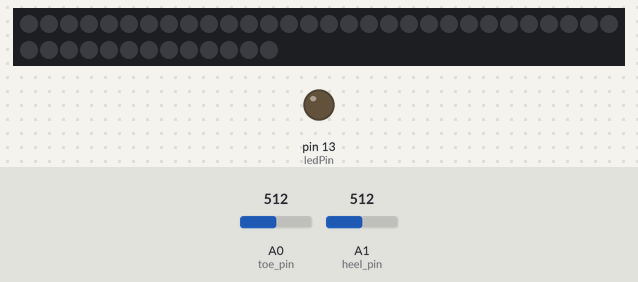
The sketch below on a simulated Arduino Uno, built with avr-gcc and run on an emulated ATmega328P. On the bench: 43 RGB LEDs in strip order, left to right, continuing on the next row, output pins drawn as LEDs (lit = HIGH). The test bench sets the inputs (shaded band); at power-on: A0 (toe_pin) = 512, A1 (heel_pin) = 512.

Above: at 1.2 s.
1.3 s: A0 (toe_pin) set to 414
2.8 s: A0 (toe_pin) set to 385
At 4.1 s:
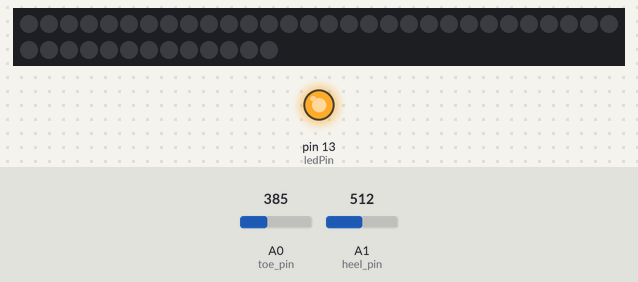
4.5 s: A0 (toe_pin) set to 434
6.0 s: A0 (toe_pin) set to 460
At 6.5 s:
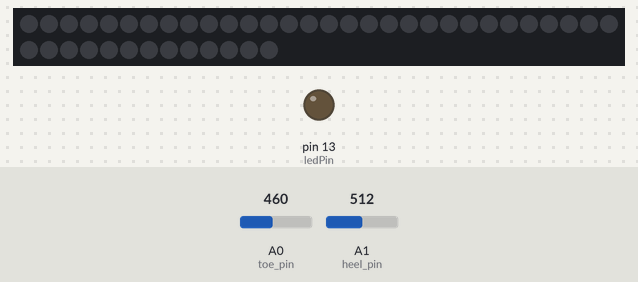
7.5 s: A1 (heel_pin) set to 414
9.0 s: A1 (heel_pin) set to 393
At 9.7 s:
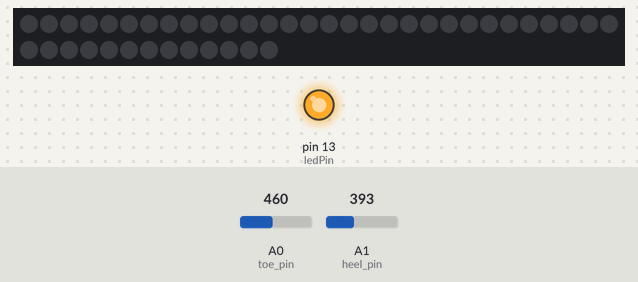
Timing chart, 0 to 11.7 s (numbered marks = the images above; inputs shaded):
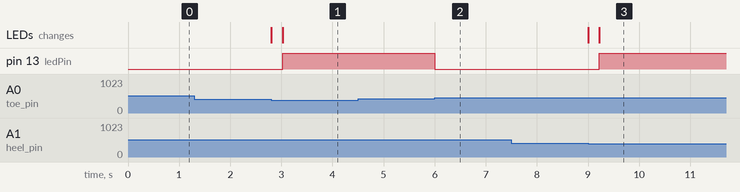

Measured:
- the behaviour switches between 400 and 399 on A0 (toe_pin) (found by bisection; images 0 and 1)
- the behaviour switches between 449 and 450 on A0 (toe_pin) (found by bisection; images 1 and 2)
- the behaviour switches between 400 and 399 on A1 (heel_pin) (found by bisection; images 2 and 3)
- after the input at 1.3 s, every drawn part: stays the same
- after the input at 2.8 s, pin 13 (ledPin): LOW → HIGH after 0.23 s; the LEDs: first change at once (image 1 shows a later state)
- after the input at 4.5 s, every drawn part: stays the same
- after the input at 6.0 s, pin 13 (ledPin): HIGH → LOW at once
- after the input at 7.5 s, every drawn part: stays the same
- after the input at 9.0 s, pin 13 (ledPin): LOW → HIGH after 0.22 s; the LEDs: first change at once (image 3 shows a later state)

The sketch:

light_shoes.ino
```cpp
#include <Adafruit_NeoPixel.h>
#include <avr/sleep.h>
#define STRIP_PIN 6

// Parameter 1 = number of pixels in strip
// Parameter 2 = Arduino pin number (most are valid)
// Parameter 3 = pixel type flags, add together as needed:
//   NEO_KHZ800  800 KHz bitstream (most NeoPixel products w/WS2812 LEDs)
//   NEO_KHZ400  400 KHz (classic 'v1' (not v2) FLORA pixels, WS2811 drivers)
//   NEO_GRB     Pixels are wired for GRB bitstream (most NeoPixel products)
//   NEO_RGB     Pixels are wired for RGB bitstream (v1 FLORA pixels, not v2)
Adafruit_NeoPixel strip = Adafruit_NeoPixel(43, STRIP_PIN, NEO_GRB + NEO_KHZ800);

// IMPORTANT: To reduce NeoPixel burnout risk, add 1000 uF capacitor across
// pixel power leads, add 300 - 500 Ohm resistor on first pixel's data input
// and minimize distance between Arduino and first pixel.  Avoid connecting
// on a live circuit...if you must, connect GND first.

//The heel and tow pad have ~1000 ohm resistance when nnot pressed and 15 ohms when pressed.
//A 50 ohm resistor is used in a voltage divider with the preasure sensors.
//There is avolatge dividor with a 10k and 5k to lower the lipo voltage tobe  less then 5V.

//Pin out
//A0 toe sensor
//A1 heel sensor
//A4 battery voltage divider
//D6 is the output pin for the light strip
//D13 used the onboard LED to say when the loop is blocked because a sensor


const int toe_pin = A0;  // toe pressure sensor
const int heel_pin = A1;  // toe pressure sensor
const int battery_pin = A4; //voltage divider for battery
const int ledPin = 13;
//pin for LED strip data line is D6

const int thresh_toe = 400;
const int thresh_heel = 400;

boolean toe_bool = false;
boolean heel_bool = false;
boolean armed = false;

int toe_value = 0;
int heel_value = 0;

int steps = 0;
double counter = 0;


//double brightness[] = {100, 30, 15, 10, 8, 6, 2};
double brightness[] = {40, 10, 6, 2, 0, 0, 0};


void setup() {
  strip.begin();
  strip.show(); // Initialize all pixels to 'off'
  Serial.begin(9600);
  pinMode(ledPin, OUTPUT);
  //rainbowCycle(0);

  //UNCOMMENT THESE LINES FOR NORMAL USE WITH BATTERY MONITORING
  //battery_check();
  //intro();

  //USE EXTERNAL ANALOG REFERENCE
  //analogReference(EXTERNAL); //connect 3.3V to AREF

  //delay(500);

}

void intro(){
  colorWipe(strip.Color(8,8,0), 20);
  theaterChase(strip.Color(8, 8, 0), 50);
  colorWipe(0, 0);
}

void loop(){


  //heel_hit();
  //back_and_forth();
  //toe_hit();
  //fireball_belt();

  //battery_check();
  read_sensor();

  //DEBUG SERIAL CODE
  //Serial.print(toe_bool);
  //Serial.print("   ");
  //Serial.println(heel_bool);

     if (heel_bool==true){
       heel_hit();
     }

     if (toe_bool==true){
       toe_hit();
     }

  //delay(500);
}


void read_sensor(){
  int temp_toe = 0;
  int temp_heel = 0;
  toe_value = analogRead(toe_pin);
  heel_value = analogRead(heel_pin);

  // add a threshold for disarming
  if (armed == true){
      temp_toe = thresh_toe + 50;
      temp_heel= thresh_heel + 50;
  }else{
      temp_toe = thresh_toe;
      temp_heel = thresh_heel;
  }

  if (toe_value >=temp_toe)
     toe_bool = false; // toe press sensed
  else
     toe_bool = true;

  if (heel_value >=temp_heel)
     heel_bool = false; // heel press sensed
  else
     heel_bool = true;

  //disbale heel
  //heel_bool = false; //no heel hooked up
}


void rearm(){
  boolean temp = true;
  //Serial.println("hold for rearm");
  while(temp){
     read_sensor();
     if( heel_bool || toe_bool ){
        temp = true; //stay in loop because foot has not left ground yet
     }
     else{
        temp = false;  // foot ready to be rearmed
        digitalWrite(ledPin, LOW);
        armed = false;
     }
     //Serial.print( heel_bool);
     //Serial.println( toe_bool);
     //delay(500);
  }
  delay(50); // wait for rearm
  counter++;
  //Serial.print("rearmed ");
  //Serial.println(counter);
}


//start_bit0 to end_bit0 is accending
//start_bit1 to end_bit1 is decending

void send_ball(int start_bit0, int end_bit0, int start_bit1, int end_bit1, int wait){  // send ball backward (toe step)
    int i=start_bit0;
    int i2=start_bit1;

    //each ball and each tain must be calculated
    for(int t = start_bit0; t < end_bit0+7; t++){

        if (i <= end_bit0)
          strip.setPixelColor(i,strip.Color(100, 0, 100));  // set initial ball
        if(i <= end_bit0+1)
          strip.setPixelColor( i-1, brightness[1] );  // set first tail
        if(i <= end_bit0+2)
          strip.setPixelColor( i-2, brightness[2] );  // set second tail
        if(i <= end_bit0+3)
          strip.setPixelColor( i-3, brightness[3] );  // set third tail
        if(i <= end_bit0+4)
          strip.setPixelColor( i-4, brightness[4] );  // set fourth tail
        if(i <= end_bit0+5)
          strip.setPixelColor( i-5, brightness[5] );  // set fourth tail
        if(i <= end_bit0+6)
          strip.setPixelColor( i-6, brightness[6] );  // set fourth tail
        if(i <= end_bit0+7)
          strip.setPixelColor( i-7, 0 );  // clear bit after tail


        if(i2 >= end_bit1)
          strip.setPixelColor(i2,strip.Color(100, 0, 100));  // set initial ball
        if(i2 >= end_bit1-1)
          strip.setPixelColor( i2+1, brightness[1] );  // set first tail
        if(i2 >= end_bit1-2)
          strip.setPixelColor( i2+2, brightness[2] );  // set second tail
        if(i2 >= end_bit1-3)
          strip.setPixelColor( i2+3, brightness[3] );  // set third tail
        if(i2 >= end_bit1-4)
          strip.setPixelColor( i2+4, brightness[4] );  // set fourth tail
        if(i2 >= end_bit1-5)
          strip.setPixelColor( i2+5, brightness[5] );  // set fourth tail
        if(i2 >= end_bit1-6)
          strip.setPixelColor( i2+6, brightness[6] );  // set fourth tail
        if(i2 >= end_bit1-7)
          strip.setPixelColor( i2+7, 0 );  // clear bit after tail

        strip.show();
        delay(wait);
        i++;
        i2--;
    }
}

void fireball_belt(){
  if( analogRead(battery_pin) > 750 ){
     //Serial.print("analog is ");
     //Serial.println(analogRead(battery_pin));
     //delay(500);
     heel_hit();
     digitalWrite(ledPin, HIGH);
     Serial.println("ON");
     delay(500);

     toe_hit();
     digitalWrite(ledPin, LOW);
     Serial.println("OFF");
     delay(500);
  }else{
     Serial.println("LOW BATTERY");
     delay(1000);
  }
}
```

backup_functions.ino
```cpp
// Fill the dots one after the other with a color
void colorWipe(uint32_t c, uint8_t wait) {
  for(uint16_t i=0; i<strip.numPixels(); i++) {
      strip.setPixelColor(i, c);
      strip.show();
      delay(wait);
  }
}


void clear_strip(){
     for(uint16_t i=0; i<strip.numPixels(); i++){
        strip.setPixelColor(i, 0);
     }
     strip.show();
}

void rainbowCycle(uint8_t wait) {
  uint16_t i, j;

  for(j=0; j<256*1; j++) { // 5 cycles of all colors on wheel
    for(i=0; i< strip.numPixels(); i++) {
      strip.setPixelColor(i, Wheel(((i * 256 / strip.numPixels()) + j) & 255));
    }
    strip.show();
    delay(wait);
  }
}

uint32_t Wheel(byte WheelPos) {
  if(WheelPos < 85) {
   return strip.Color(WheelPos * 3, 255 - WheelPos * 3, 0);
  } else if(WheelPos < 170) {
   WheelPos -= 85;
   return strip.Color(255 - WheelPos * 3, 0, WheelPos * 3);
  } else {
   WheelPos -= 170;
   return strip.Color(0, WheelPos * 3, 255 - WheelPos * 3);
  }
}

void theaterChase(uint32_t c, uint8_t wait) {
  for (int j=0; j<10; j++) {  //do 10 cycles of chasing
    for (int q=0; q < 3; q++) {
      for (int i=0; i < strip.numPixels(); i=i+3) {
        strip.setPixelColor(i+q, c);    //turn every third pixel on
      }
      strip.show();

      delay(wait);

      for (int i=0; i < strip.numPixels(); i=i+3) {
        strip.setPixelColor(i+q, 0);        //turn every third pixel off
      }
    }
  }
}
```

battery_check.ino
```cpp
void battery_check(){
   //Serial.println("in batterycheck");
   int bat_level=750;
   int no_battery_connected = 400;
   int current_level = analogRead(battery_pin);
   Serial.print("current battery = ");
   Serial.println(current_level);
   if(current_level > no_battery_connected){
     if( current_level < bat_level ){
        colorWipe(0, 0);  // clear strip
        while(1){
           for(int i=0; i<5; i++){
              digitalWrite(ledPin, HIGH);
              strip.setPixelColor(0,strip.Color(10, 0, 0));
              strip.show();
              delay(500);
              digitalWrite(ledPin, LOW);
              strip.setPixelColor(0,strip.Color(0, 0, 0));
              strip.show();
              delay(500);
           }

           set_sleep_mode(SLEEP_MODE_PWR_DOWN);
           sleep_enable();
           sleep_cpu();
           sleep_mode();            // here the device is actually put to sleep!!

        }
     }
    }else{
       Serial.print("Battery Bypass\t");
       Serial.println(current_level);
   }
}
```

send_events.ino
```cpp
void toe_hit(){
    //send_ball( 0, 29, 59, 30, 6); // in pulse on full strip
    send_ball( 0, 21, 42, 22, 6); // in pulse on shoe

    //strip.setPixelColor(30,strip.Color(0, 0, 0));
    //strip.setPixelColor(29,strip.Color(0, 0, 0));
    strip.setPixelColor(22,strip.Color(0, 0, 0));
    strip.setPixelColor(21,strip.Color(0, 0, 0));
    strip.show();

    //Serial.print("toe hit | ");
    digitalWrite(ledPin, HIGH);
    armed = true;
    rearm();
}

void heel_hit(){
    //send_ball( 30, 60, 29, 0, 6); // out pulse on full strip
    send_ball( 22, 42, 21, 0, 6); // out pulse on shoe

    strip.setPixelColor(42,strip.Color(0, 0, 0));
    strip.setPixelColor(0,strip.Color(0, 0, 0));
    strip.show();

    //Serial.print("heel hit | ");
    digitalWrite(ledPin, HIGH);
    armed = true;
    rearm();
}

void back_and_forth(){
    //send_ball( 30, 60, 29, 0, 30); // out pulse
    send_ball( 22, 42, 21, 0, 6); // out pulse on shoe

    //Serial.print("heel hit | ");
    digitalWrite(ledPin, HIGH);

//    send_ball( 0, 29, 59, 30, 30); // in pulse
    send_ball( 0, 21, 42, 22, 6); // in pulse on shoe

    //Serial.print("toe hit | ");
    digitalWrite(ledPin, LOW);
}
```
